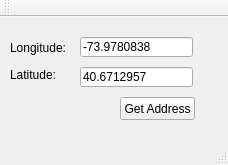
<?xml version="1.0" encoding="UTF-8"?>
<ui version="4.0">
 <class>MainWindow</class>
 <widget class="QMainWindow" name="MainWindow">
  <property name="geometry">
   <rect>
    <x>0</x>
    <y>0</y>
    <width>228</width>
    <height>165</height>
   </rect>
  </property>
  <property name="windowTitle">
   <string>MainWindow</string>
  </property>
  <widget class="QWidget" name="centralWidget">
   <widget class="QLabel" name="label">
    <property name="geometry">
     <rect>
      <x>10</x>
      <y>20</y>
      <width>61</width>
      <height>21</height>
     </rect>
    </property>
    <property name="text">
     <string>Longitude:</string>
    </property>
   </widget>
   <widget class="QLabel" name="label_2">
    <property name="geometry">
     <rect>
      <x>10</x>
      <y>50</y>
      <width>61</width>
      <height>16</height>
     </rect>
    </property>
    <property name="text">
     <string>Latitude:</string>
    </property>
   </widget>
   <widget class="QLineEdit" name="longitude">
    <property name="geometry">
     <rect>
      <x>80</x>
      <y>20</y>
      <width>113</width>
      <height>20</height>
     </rect>
    </property>
    <property name="text">
     <string>-73.9780838</string>
    </property>
   </widget>
   <widget class="QLineEdit" name="latitude">
    <property name="geometry">
     <rect>
      <x>80</x>
      <y>50</y>
      <width>113</width>
      <height>20</height>
     </rect>
    </property>
    <property name="text">
     <string>40.6712957</string>
    </property>
   </widget>
   <widget class="QPushButton" name="getAddressButton">
    <property name="geometry">
     <rect>
      <x>120</x>
      <y>80</y>
      <width>75</width>
      <height>23</height>
     </rect>
    </property>
    <property name="text">
     <string>Get Address</string>
    </property>
   </widget>
  </widget>
  <widget class="QMenuBar" name="menuBar">
   <property name="geometry">
    <rect>
     <x>0</x>
     <y>0</y>
     <width>228</width>
     <height>21</height>
    </rect>
   </property>
  </widget>
  <widget class="QToolBar" name="mainToolBar">
   <attribute name="toolBarArea">
    <enum>TopToolBarArea</enum>
   </attribute>
   <attribute name="toolBarBreak">
    <bool>false</bool>
   </attribute>
  </widget>
  <widget class="QStatusBar" name="statusBar"/>
 </widget>
 <layoutdefault spacing="6" margin="11"/>
 <resources/>
 <connections/>
</ui>
